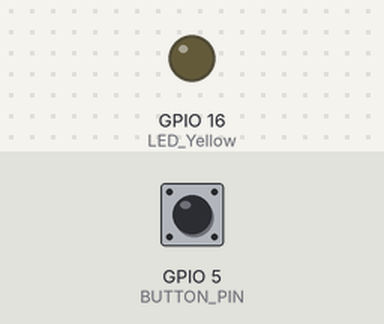
Simulated run of this program. Board: Raspberry Pi (BCM pin numbers). Shown: output pins drawn as LEDs (lit = HIGH). Dashed ring = blinking. Inputs (shaded band) come from the test bench; at power-on: GPIO 5 (BUTTON_PIN) LOW.

Above: at 1.2 s.
1.3 s: GPIO 5 (BUTTON_PIN) pulled HIGH for 0.15 s
At 2.0 s:
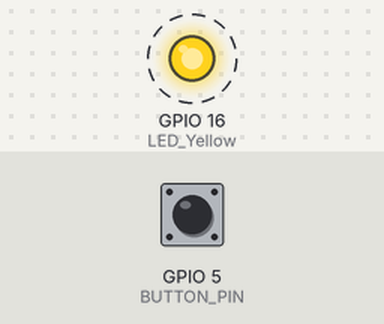
Timing chart, 0 to 10.4 s (numbered marks = the images above; inputs shaded):
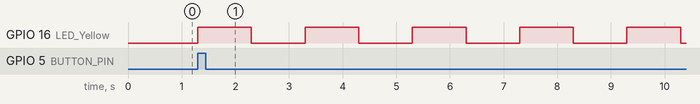

The program:

Opdracht_4b.py
```python
import RPi.GPIO as GPIO
import time

LED_Yellow = 16
BUTTON_PIN = 5

GPIO.setmode(GPIO.BCM)
GPIO.setup(LED_Yellow, GPIO.OUT)
GPIO.setup(BUTTON_PIN, GPIO.IN, GPIO.PUD_DOWN)

# Methode aangemaakt die aangeeft hoe snel de led moet knipperen
def Yellow_blink():
    GPIO.output(LED_Yellow, GPIO.HIGH)
    time.sleep(1)
    GPIO.output(LED_Yellow, GPIO.LOW)
    time.sleep(1)

while True:
    buttonState = GPIO.input(BUTTON_PIN)

    # Als de button wordt ingedrukt wordt de methode aangesproken
    while buttonState == GPIO.HIGH:
        Yellow_blink()
```

Measured:
- after the input at 1.3 s, GPIO 16 (LED_Yellow): alternates HIGH for 1.0 s and LOW for 1.0 s, starting at once
